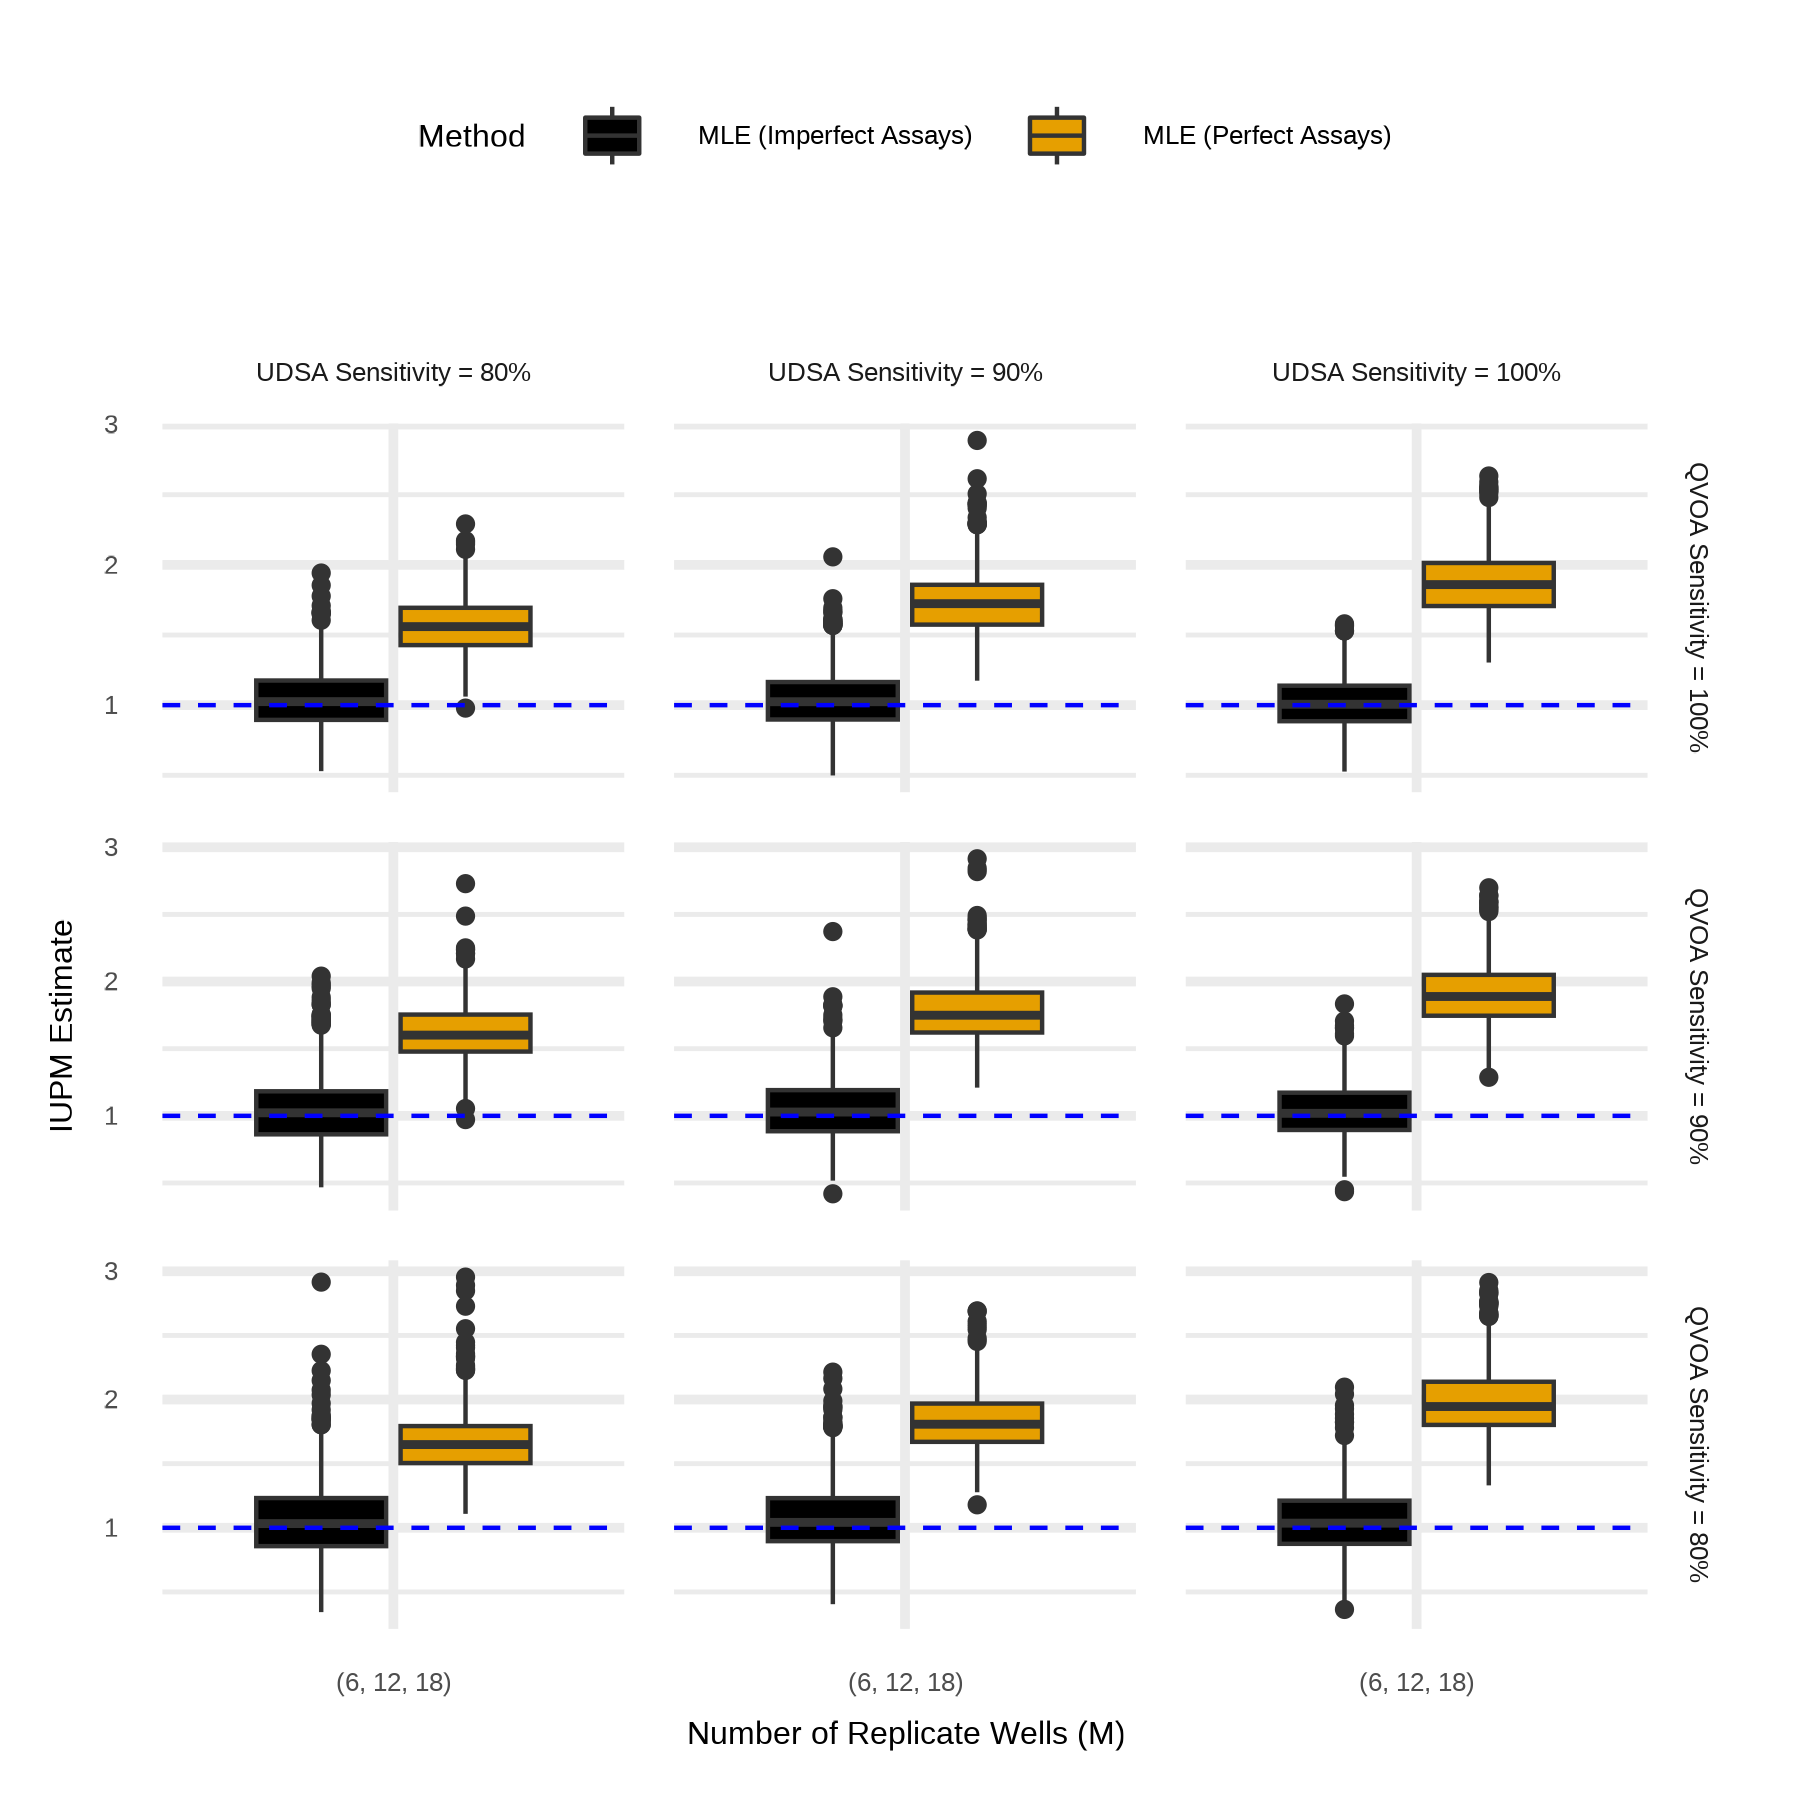

Recreate this plot in R.
library(ggplot2)

Results = do.call(what = dplyr::bind_rows, 
                  args = lapply(X = paste0("https://raw.githubusercontent.com/sarahlotspeich/SLDeepAssay/main/sim_data/md-imperfect/md-imperfect-seed", 11422:11431, ".csv"), 
                                FUN = read.csv)) |> 
  dplyr::mutate(
    Lambda = ifelse(conv == 0, ## Make any reps that didn't converge NA 
                    yes = as.numeric(Lambda), 
                    no = NA),
    Lambda_naive = ifelse(conv_naive == 0, ## Make any reps that didn't converge NA 
                    yes = as.numeric(Lambda_naive), 
                    no = NA)
  )

Results |> 
  dplyr::group_by(sensQVOA, sensUDSA) |> 
  dplyr::summarize(
    corrected_reps = sum(!is.na(Lambda)),
    uncorrected_reps = sum(!is.na(Lambda_naive))
  ) |> 
  dplyr::ungroup() |> 
  dplyr::summarize(
    min_corrected_reps = min(corrected_reps), 
    min_uncorrected_reps = min(uncorrected_reps) 
  )
## MLE (Imperfect Assays) converged in >= 999 / 1000 reps per setting
table(Results$msg) ### only 1 / 9000 replicates total 
## MLE (Perfect Assays) converged in >=992 / 1000 reps per setting
table(Results$msg_naive) ### only 14 / 9000 replicates total 

plot_data = Results |>
  dplyr::mutate(sensQVOA = factor(x = sensQVOA, 
                                  levels = seq(1, 0.8, by = -0.1), 
                                  labels = paste0("QVOA Sensitivity = ", seq(100, 80, by = -10), "%")),
                sensUDSA = factor(x = sensUDSA, 
                                  levels = seq(0.8, 1, by = 0.1), 
                                  labels = paste0("UDSA Sensitivity = ", seq(80, 100, by = 10), "%"))
  ) |>
  dplyr::select(sensQVOA, sensUDSA, Lambda, Lambda_naive) |>
  tidyr::gather("estimator", "value", -c(1:2)) |>
  dplyr::mutate(estimator = factor(x = estimator, 
                                   levels = c("Lambda", "Lambda_naive"),
                                   labels = c("MLE (Imperfect Assays)", "MLE (Perfect Assays)")),
                M = "(6, 12, 18)") 

plot_data |> 
  ggplot(aes(x = M, y = value, fill = estimator)) +
  geom_boxplot() +
  geom_hline(yintercept = 1, 
             linetype = 2, 
             color = "blue") +
  facet_grid(rows = vars(sensQVOA), 
             cols = vars(sensUDSA), 
             scales = "free") + 
  ggthemes::scale_fill_colorblind(name = "Method") +
  theme_minimal() + 
  theme(legend.position = "top") + 
  ylab("IUPM Estimate") + 
  xlab("Number of Replicate Wells (M)") 

ggsave(filename = "~/Documents/SLDeepAssay/figures_revision/figS5-boxplot-imperfect-md.png", 
       device = "png", units = "in", width = 8, height = 8)

